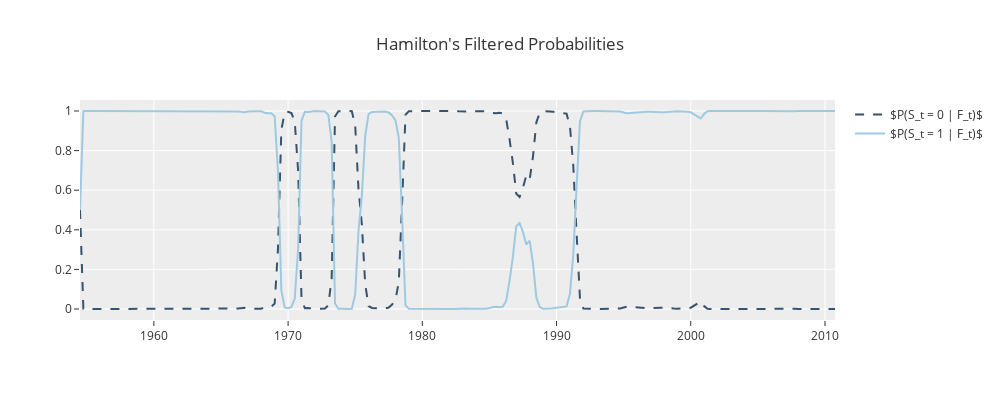

The code cell stored with this chart in its notebook:
### Code cell
import plotly.graph_objects as go
fig = go.Figure()
dates = dta_fedfunds.index
fig.add_trace(go.Scatter(x=dates, y=msm.filtered_prob[:, 0], mode='lines',
name='$P(S_t = 0 | F_t)$',line=dict(color='rgb(55, 83, 109)', dash='dash')));
fig.add_trace(go.Scatter(x=dates, y=msm.filtered_prob[:, 1], mode='lines',
name='$P(S_t = 1 | F_t)$',line=dict(color='rgb(158,202,225)')));
fig.update_layout(title_text="Hamilton's Filtered Probabilities",
                 template='ggplot2', height=400, width=1000);
fig.show();

### Figure 1 — Plotly figure (JSON) as saved in the notebook; plotly's stock layout.template omitted (floating-point values rounded to 4 significant figures; data arrays with more than 128 entries replaced by an {"elided": "..."} marker saying what was removed)
{"data": [{"line": {"color": "rgb(55, 83, 109)", "dash": "dash"}, "mode": "lines", "name": "$P(S_t = 0 | F_t)$", "type": "scatter", "x": {"elided": "226 str values"}, "y": {"elided": "226 float values"}}, {"line": {"color": "rgb(158,202,225)"}, "mode": "lines", "name": "$P(S_t = 1 | F_t)$", "type": "scatter", "x": {"elided": "226 str values"}, "y": {"elided": "226 float values"}}], "layout": {"height": 400, "title": {"text": "Hamilton's Filtered Probabilities"}, "width": 1000}}
